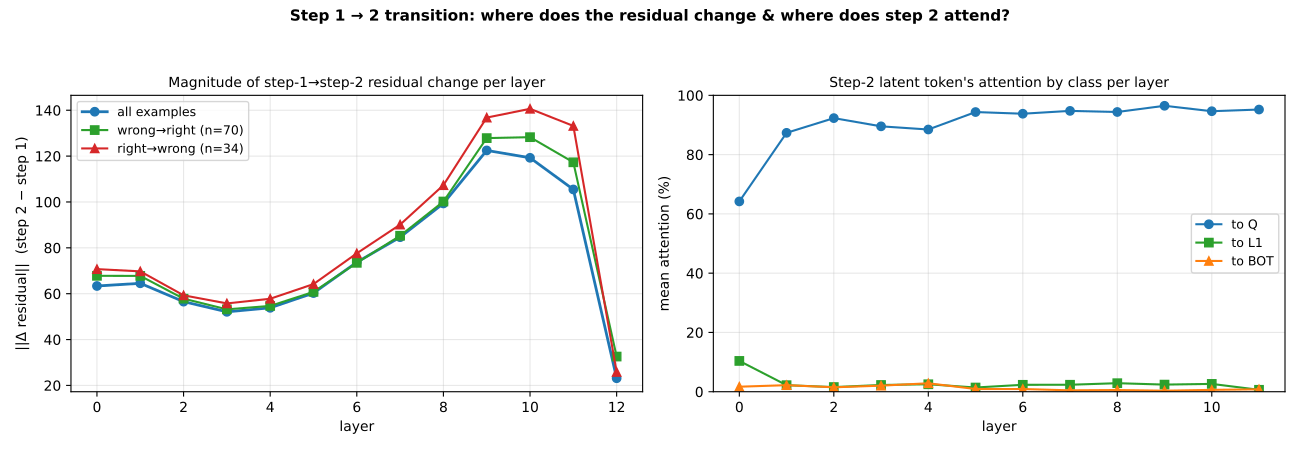

This chart was generated by the following Python code:
"""Deep dive into the step 1->2 transition on CODI-GPT-2 / SVAMP.

Four CPU-only probes (the per-layer step-2 zero-ablation is a separate GPU
script: step2_layer_ablate.py).

1. Trajectory diff per layer:
   delta_l = mean(act[i, step=2, l] - act[i, step=1, l])  (over all examples)
   Apply ln_f + lm_head -> top tokens "added" from step 1 to step 2 at each layer.

2. w->r vs r->w cohort comparison:
   Use force_decode_per_step.json's correct_per_step.
   wr = examples that went wrong-at-step-1 -> right-at-step-2 (70 examples)
   rw = examples that went right-at-step-1 -> wrong-at-step-2 (34)
   For each layer, compare mean(delta) for wr cohort vs rw cohort. Show top
   tokens for each cohort's mean delta.

3. Attention-to-L1 correlation with w->r:
   Use flow_map.npz: per-example we have aggregated cell attention. Actually
   flow_map only stored MEANS, not per-example. So we can do this only at
   the aggregate level.  Instead we'll show: mean attention to L1 at step 2
   per layer (aggregate), and report the cohort breakdown using
   attention_operator_latent.npz if usable.

4. (Reported here from prior heatmap): at step 2 layer 0, ~10% of
   attention goes to L1; this is the dominant cross-step communication
   pathway from step 1.

Output: step1to2_deep_dive.{json,pdf}
"""
from __future__ import annotations

import json
from pathlib import Path

import matplotlib.pyplot as plt
import numpy as np
import torch
from matplotlib.backends.backend_pdf import PdfPages
from transformers import AutoTokenizer

REPO = Path(__file__).resolve().parents[2]
PD = REPO / "experiments" / "computation_probes"
ACTS = REPO / "inference" / "runs" / "svamp_student_gpt2" / "activations.pt"
LM_HEAD = PD / "codi_gpt2_lm_head.npy"
LN_F = PD / "codi_gpt2_ln_f.npz"
FD = PD / "force_decode_per_step.json"
FLOW = PD / "flow_map.npz"
OUT_JSON = PD / "step1to2_deep_dive.json"
OUT_PDF = PD / "step1to2_deep_dive.pdf"


def apply_ln_f(h, gamma, beta):
    mean = h.mean(axis=-1, keepdims=True)
    var = h.var(axis=-1, keepdims=True)
    normed = (h - mean) / np.sqrt(var + 1e-5)
    return normed * gamma + beta


def top_tokens(vec, W, gamma, beta, tok, k=8):
    """vec: (H,). Apply ln_f + lm_head and return top-k decoded tokens."""
    h = apply_ln_f(vec[None, :], gamma, beta)[0]
    logits = h @ W.T
    top_ids = np.argsort(-logits)[:k]
    return [(tok.decode([int(i)]), float(logits[i])) for i in top_ids]


def main():
    print("loading data", flush=True)
    a = torch.load(ACTS, map_location="cpu", weights_only=True).float().numpy()
    N, S, L, H = a.shape
    W = np.load(LM_HEAD)
    ln = np.load(LN_F); gamma, beta = ln["weight"], ln["bias"]
    fd = json.load(open(FD))
    correct = np.array(fd["correct_per_step"])    # (S=K_max, N)
    correct_at_1 = correct[0].astype(bool)
    correct_at_2 = correct[1].astype(bool)
    wr_mask = (~correct_at_1) & correct_at_2     # wrong at 1, right at 2
    rw_mask = correct_at_1 & (~correct_at_2)     # right at 1, wrong at 2
    same_mask = (correct_at_1 == correct_at_2)
    print(f"  N={N}  L={L}")
    print(f"  wr={int(wr_mask.sum())}  rw={int(rw_mask.sum())}  same={int(same_mask.sum())}")
    tok = AutoTokenizer.from_pretrained("gpt2", use_fast=True)

    # --- Probe 1: per-layer trajectory diff (overall) ---
    delta_overall = a[:, 1, :, :] - a[:, 0, :, :]    # (N, L, H)
    delta_mean_overall = delta_overall.mean(axis=0)   # (L, H)
    delta_norm_overall = np.linalg.norm(delta_mean_overall, axis=-1)

    print("\nProbe 1: per-layer mean (step2 - step1), top tokens of delta:", flush=True)
    layer_top_tokens = {}
    for l in range(L):
        toks = top_tokens(delta_mean_overall[l], W, gamma, beta, tok, k=5)
        layer_top_tokens[l] = toks
        joined = " / ".join(f"{t[0]!r}" for t in toks)
        print(f"  L{l:2d}  ‖Δ‖={delta_norm_overall[l]:5.1f}  top: {joined}")

    # --- Probe 2: cohort comparison (wr vs rw) ---
    delta_mean_wr = a[wr_mask, 1, :, :].mean(axis=0) - a[wr_mask, 0, :, :].mean(axis=0)
    delta_mean_rw = a[rw_mask, 1, :, :].mean(axis=0) - a[rw_mask, 0, :, :].mean(axis=0)
    norm_wr = np.linalg.norm(delta_mean_wr, axis=-1)
    norm_rw = np.linalg.norm(delta_mean_rw, axis=-1)
    cohort_top_wr = {}
    cohort_top_rw = {}
    print("\nProbe 2: wr (70) vs rw (34) cohorts — top tokens of mean delta per layer:")
    for l in range(L):
        twr = top_tokens(delta_mean_wr[l], W, gamma, beta, tok, k=4)
        trw = top_tokens(delta_mean_rw[l], W, gamma, beta, tok, k=4)
        cohort_top_wr[l] = twr; cohort_top_rw[l] = trw
        print(f"  L{l:2d}  ‖Δwr‖={norm_wr[l]:5.1f}  wr top: " +
              " / ".join(f"{t[0]!r}" for t in twr))
        print(f"       ‖Δrw‖={norm_rw[l]:5.1f}  rw top: " +
              " / ".join(f"{t[0]!r}" for t in trw))

    # Difference of cohort deltas: what's in wr that's NOT in rw?
    print("\n  (Δwr − Δrw) top tokens per layer — what successful transitions specifically add:")
    diff_top = {}
    for l in range(L):
        diff = delta_mean_wr[l] - delta_mean_rw[l]
        td = top_tokens(diff, W, gamma, beta, tok, k=4)
        diff_top[l] = td
        print(f"  L{l:2d}  top: " + " / ".join(f"{t[0]!r}" for t in td))

    # --- Probe 4: attention from step-2 last token to L1 vs Q vs other ---
    # flow_map.npz aggregates over examples; we report the mean attention
    # distribution at step 2 per (layer, head, class).
    fm = np.load(FLOW)
    A = fm["mean_attn"]   # (phase=2, step=10, layer=12, head=12, class=19)
    # class names: ["Q", "BOT", "L1"...] index 0..6
    step = 1   # step 2 in 1-indexed -> 0-indexed = 1
    attn_to_Q = A[0, step, :, :, 0].mean(axis=-1)   # (L,) mean over heads
    attn_to_L1 = A[0, step, :, :, 2].mean(axis=-1)
    attn_to_BOT = A[0, step, :, :, 1].mean(axis=-1)

    print(f"\nProbe 4: step 2 attention from latent_2 to {{Q, BOT, L1}} per layer:")
    print(f"  layer:  " + "  ".join(f"L{l:2d}" for l in range(L - 1)))
    print(f"  to Q:   " + "  ".join(f"{v*100:4.1f}" for v in attn_to_Q))
    print(f"  to BOT: " + "  ".join(f"{v*100:4.1f}" for v in attn_to_BOT))
    print(f"  to L1:  " + "  ".join(f"{v*100:4.1f}" for v in attn_to_L1))

    # Save
    OUT_JSON.write_text(json.dumps({
        "N": int(N), "n_wr": int(wr_mask.sum()), "n_rw": int(rw_mask.sum()),
        "n_same": int(same_mask.sum()),
        "delta_norm_overall": delta_norm_overall.tolist(),
        "delta_norm_wr": norm_wr.tolist(),
        "delta_norm_rw": norm_rw.tolist(),
        "layer_top_tokens": {l: [(t[0], t[1]) for t in v] for l, v in layer_top_tokens.items()},
        "cohort_top_wr": {l: [(t[0], t[1]) for t in v] for l, v in cohort_top_wr.items()},
        "cohort_top_rw": {l: [(t[0], t[1]) for t in v] for l, v in cohort_top_rw.items()},
        "diff_wr_minus_rw_top": {l: [(t[0], t[1]) for t in v] for l, v in diff_top.items()},
        "attn_to_Q_step2": attn_to_Q.tolist(),
        "attn_to_BOT_step2": attn_to_BOT.tolist(),
        "attn_to_L1_step2": attn_to_L1.tolist(),
    }, indent=2))

    # --- Slideshow ---
    print(f"\nwriting {OUT_PDF}")
    with PdfPages(OUT_PDF) as pdf:
        # Slide 1: delta norm per layer (overall + cohorts)
        fig, axes = plt.subplots(1, 2, figsize=(13, 4.5))
        axes[0].plot(range(L), delta_norm_overall, "o-", lw=2, color="#1f77b4", label="all examples")
        axes[0].plot(range(L), norm_wr, "s-", color="#2ca02c", label=f"wrong→right (n={int(wr_mask.sum())})")
        axes[0].plot(range(L), norm_rw, "^-", color="#d62728", label=f"right→wrong (n={int(rw_mask.sum())})")
        axes[0].set_xlabel("layer"); axes[0].set_ylabel("||Δ residual||  (step 2 − step 1)")
        axes[0].set_title("Magnitude of step-1→step-2 residual change per layer", fontsize=10)
        axes[0].legend(fontsize=9); axes[0].grid(alpha=0.3)
        # Attention from step 2 per layer
        axes[1].plot(range(L - 1), attn_to_Q * 100, "o-", color="#1f77b4", label="to Q")
        axes[1].plot(range(L - 1), attn_to_L1 * 100, "s-", color="#2ca02c", label="to L1")
        axes[1].plot(range(L - 1), attn_to_BOT * 100, "^-", color="#ff7f0e", label="to BOT")
        axes[1].set_xlabel("layer"); axes[1].set_ylabel("mean attention (%)")
        axes[1].set_title("Step-2 latent token's attention by class per layer", fontsize=10)
        axes[1].legend(fontsize=9); axes[1].grid(alpha=0.3); axes[1].set_ylim(0, 100)
        fig.suptitle("Step 1 → 2 transition: where does the residual change & where does step 2 attend?",
                     fontsize=11, fontweight="bold")
        fig.tight_layout(rect=(0, 0, 1, 0.93))
        pdf.savefig(fig, dpi=140); plt.close(fig)

        # Slide 2: top tokens added per layer (overall)
        fig = plt.figure(figsize=(13.33, 7.5))
        fig.suptitle("Per-layer top decoded tokens of mean (step 2 − step 1) residual",
                     fontsize=12, fontweight="bold")
        ax = fig.add_axes([0.03, 0.03, 0.94, 0.90]); ax.axis("off")
        y = 0.95
        ax.text(0.0, y, f"{'layer':>5}  {'‖Δ‖':>6}  top 5 tokens 'added' by the transition",
                fontsize=10, fontweight="bold", family="monospace", transform=ax.transAxes)
        y -= 0.045
        for l in range(L):
            toks = " / ".join(f"{t[0]!r}" for t in layer_top_tokens[l][:5])
            ax.text(0.0, y, f"  L{l:>2}  {delta_norm_overall[l]:>5.1f}  {toks}",
                    fontsize=9, family="monospace", transform=ax.transAxes)
            y -= 0.060
        pdf.savefig(fig, dpi=140); plt.close(fig)

        # Slide 3: cohort comparison (wr vs rw) — text columns
        fig = plt.figure(figsize=(13.33, 7.5))
        fig.suptitle("wr (wrong→right, 70 ex) vs rw (right→wrong, 34 ex) — what each cohort 'adds' from step 1 to step 2",
                     fontsize=11, fontweight="bold")
        ax = fig.add_axes([0.02, 0.03, 0.96, 0.90]); ax.axis("off")
        y = 0.94
        ax.text(0.00, y, f"{'L':>3} | {'wr top tokens (wrong→right)':<50} | {'rw top tokens (right→wrong)':<50}",
                fontsize=9, fontweight="bold", family="monospace", transform=ax.transAxes)
        y -= 0.042
        for l in range(L):
            wr_s = " / ".join(f"{t[0]!r}" for t in cohort_top_wr[l][:3])
            rw_s = " / ".join(f"{t[0]!r}" for t in cohort_top_rw[l][:3])
            ax.text(0.00, y, f"L{l:>2} | {wr_s[:50]:<50} | {rw_s[:50]:<50}",
                    fontsize=8.5, family="monospace", transform=ax.transAxes)
            y -= 0.055
        pdf.savefig(fig, dpi=140); plt.close(fig)

        # Slide 4: diff (wr − rw) — tokens that successful transitions specifically add
        fig = plt.figure(figsize=(13.33, 7.5))
        fig.suptitle("(Δ_wr − Δ_rw) — tokens that successful 1→2 transitions write but failed ones don't",
                     fontsize=11, fontweight="bold")
        ax = fig.add_axes([0.03, 0.03, 0.94, 0.90]); ax.axis("off")
        y = 0.94
        ax.text(0.0, y, f"{'L':>3}  top 4 tokens in (Δ_wr − Δ_rw)",
                fontsize=10, fontweight="bold", family="monospace", transform=ax.transAxes)
        y -= 0.042
        for l in range(L):
            toks = " / ".join(f"{t[0]!r}" for t in diff_top[l][:4])
            ax.text(0.0, y, f"L{l:>2}  {toks}",
                    fontsize=9, family="monospace", transform=ax.transAxes)
            y -= 0.060
        pdf.savefig(fig, dpi=140); plt.close(fig)

    print(f"saved {OUT_JSON}")
    print(f"saved {OUT_PDF}")


if __name__ == "__main__":
    main()
